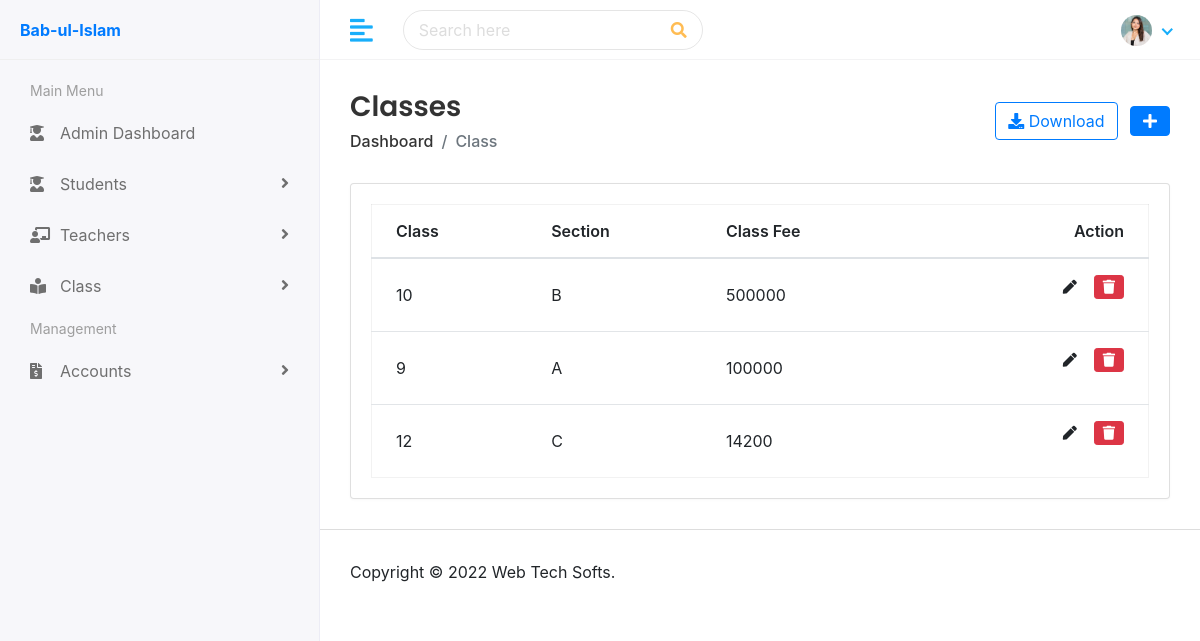
Page /?page=class (signed in) on the committed database.
### tables this page shows
CREATE TABLE `class_data` (
  `id` int(11) NOT NULL,
  `add_class` varchar(256) NOT NULL,
  `add_class_section` varchar(256) NOT NULL,
  `add_class_fees` varchar(256) NOT NULL
);

### classes/class.php (the view, shortened to what this page needs)
<div class="page-wrapper">
    <div class="content container-fluid">
        <div class="page-header">
            <div class="row align-items-center">
                <div class="col">
                    <h3 class="page-title">Classes</h3>
                    <ul class="breadcrumb">
                        <li class="breadcrumb-item"><a href="./?page=home">Dashboard</a></li>
                        <li class="breadcrumb-item active">Class</li>
                    </ul>
                </div>
                <div class="col-auto text-right float-right ml-auto">
                    <a href="#" class="btn btn-outline-primary mr-2"><i class="fas fa-download"></i>
                        Download</a>
                    <a href="./?page=add-class" class="btn btn-primary"><i class="fas fa-plus"></i></a>
                </div>
            </div>
        </div>
        <div class="row">
            <div class="col-sm-12">
                <div class="card card-table">
                    <div class="card-body">
                        <div class="table-responsive">
                            <table class="table table-hover table-center mb-0 datatable">
                                <thead>
                                    <tr>
                                        <th>Class</th>
                                        <th>Section</th>
                                        <th>Class Fee</th>
                                        <th class="text-right">Action</th>
                                    </tr>
                                </thead>
                                <?php
                                include('config.php');
                                $query = "SELECT * FROM class_data";
                                $query_run = mysqli_query($conn, $query);
                                if(mysqli_num_rows($query_run) > 0){
                                    foreach($query_run as $class){
                                        ?>
                                        <tr>
                                            <td><?php echo $class['add_class'];?></td>
                                            <td><?php echo $class['add_class_section'];?></td>
                                            <td><?php echo $class['add_class_fees'];?></td>
                                            <td class="text-right">
                                                <div class="actions d-flex justify-content-end">
                                                    <a href="./?page=edit-class&id=<?php echo $class['id'];?>" class="btn btn-sm bg-success-light mr-2">
                                                        <i class="fas fa-pen"></i>
                                                    </a>
                                                    <form action="function.php" method="POST">
                                                        <button type="submit" name="delete_class" value="<?=$class['id'];?>" class="btn btn-danger btn-sm"> <i class="fas fa-trash"></i></button>
                                                    </form>
                                                </div>
                                            </td>
                                        </tr>
                                        <?php
                                    }
                                }
                                ?>
                            </table>
                        </div>
                    </div>
                </div>
            </div>
        </div>
    </div>
    <footer>
        <p>Copyright © 2022 Web Tech Softs.</p>
    </footer>
</div>

### assets/css/style.css (style rules this page uses)
h1, h2, h3, h4, h5, h6 { font-family: 'Poppins', sans-serif; margin-top: 0; }
a { color: #009ce7; }
input, button, a { transition: all 0.4s ease; -moz-transition: all 0.4s ease; -o-transition: all 0.4s ease; -ms-transition: all 0.4s ease; -webkit-transition: all 0.4s ease; }
input, input:focus, button, button:focus { outline: none; }
ul, ol { padding: 0px; list-style: none; }
.table { color: #333; max-width: 100%; margin-bottom: 0; width: 100%; }
.table.dataTable { border-collapse: collapse !important; border: 1px solid rgba(0, 0, 0, 0.05); }
.table thead tr th { font-weight: 600; }
.table tbody tr { border-bottom: 1px solid rgba(0, 0, 0, 0.05); }
.table.table-center td, .table.table-center th { vertical-align: middle; }
.card-table .card-body .table > thead > tr > th { border-top: 0; }
.card-table .card-body .table tr td:first-child, .card-table .card-body .table tr th:first-child { padding-left: 1.5rem; }
.card-table .card-body .table tr td:last-child, .card-table .card-body .table tr th:last-child { padding-right: 1.5rem; }
.card-table .table td, .card-table .table th { border-top: 1px solid #e2e5e8; padding: 1rem 0.75rem; white-space: nowrap; }
.btn-primary { background-color: #FFBC53; border: 1px solid #FFBC53; }
.btn-danger { background-color: #e84646; border: 1px solid #e84646; }
.btn-outline-primary { color: #FFBC53; border-color: #FFBC53; }
.card { border: 1px solid #ececf5; box-shadow: 0 1px 3px 0 rgba(0, 0, 0, 0.03); margin-bottom: 1.875rem; }
.card-body { padding: 1.5rem; }
.bg-success-light { background-color: #18aefa; color: #fff; }
footer { padding: 1.875rem 1.875rem; border-top: 1px solid #ddd; }
footer p { margin: 0px; }
.page-wrapper { margin-left: 320px; padding-top: 60px; position: relative; transition: all 0.4s ease; }
.page-wrapper > .content { padding: 1.875rem 1.875rem 0; }
.page-header { margin-bottom: 1.875rem; }
.page-header .breadcrumb { background-color: transparent; color: #6c757d; font-size: 1rem; font-weight: 500; margin-bottom: 0; padding: 0; }
.page-header .breadcrumb a { color: #333; }
.page-title { font-size: 28px; font-weight: 600; color: #333; margin-bottom: 5px; }

### rows in the picture
class_data: add_class "10", add_class_section "B", add_class_fees "500000", $class['id'] 21 (drawn)
class_data: add_class "9", add_class_section "A", add_class_fees "100000", $class['id'] 22 (drawn)
class_data: add_class "12", add_class_section "C", add_class_fees "14200", $class['id'] 23 (drawn)
